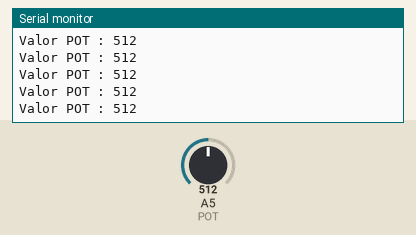
A sketch run on a simulated Arduino Uno, built with avr-gcc and run on an emulated ATmega328P. Parts: the last lines printed to the serial monitor. The test bench sets the inputs (shaded band); at power-on: A5 (POT) = 512.

Above: at 1.2 s.
1.3 s: A5 (POT) set to 716
At 1.31 s:
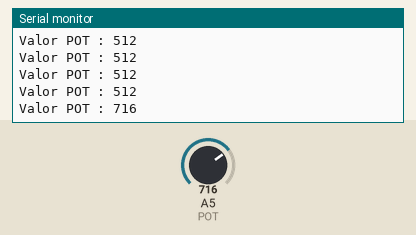
2.8 s: A5 (POT) set to 900
At 2.82 s:
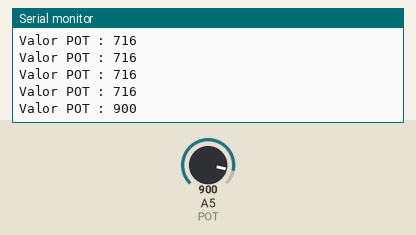
Timing chart, 0 to 5.8 s (numbered marks = the images above; inputs shaded):
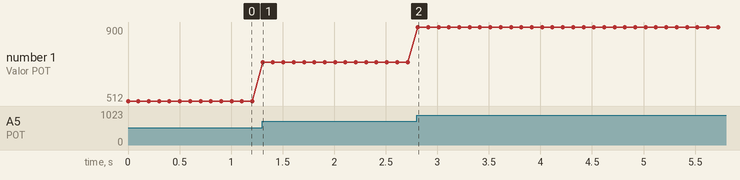

The sketch:

EntradaAnalogica.ino
```cpp
/* PRACTICAS ARDUINO PROYECTO                                       13/12/2018

NOMBRE : JAVIER
APELLIDOS : PRESMANES CARDAMA
NUMERO PRACTICA : 10
NOMBRE PRACTICA : ENTRADA ANALOGICA
CURSO : 2º CICLO SUPERIOR EN SISTEMAS DE TELECOMUNICACIONES E INFORMATICOS
CORREO : presmanes3@gmail.com

*/
#include <Arduino.h>
#define POT A5 // Definimos el POT como 5

uint16_t valor = 0; // la variable valor es de 2bytes ya que la entrada
                    // analogica puede leer entre 1024 valores

void setup() {
  Serial.begin(9600); // Inicializamos el Serial a 9600 baudios
}

void loop() {
  valor = analogRead(
      POT); // Almacenamos el valor del potenciometro en la variable valor
  char buff[50];
  snprintf(buff, 50, "Valor POT : %d", valor); // Damos formato a un char array
  Serial.println(buff);                        // Mostramos el valor por serial
  delay(100); // Esperamos 100ms para volver a empezar
}
```

Measured:
- after the input at 1.3 s, the serial monitor: prints a new line at once (image 1)
- after the input at 2.8 s, the serial monitor: prints a new line at once (image 2)
- plotted number 1: 512 → 716 after the input at 1.3 s, 716 → 900 after the input at 2.8 s
